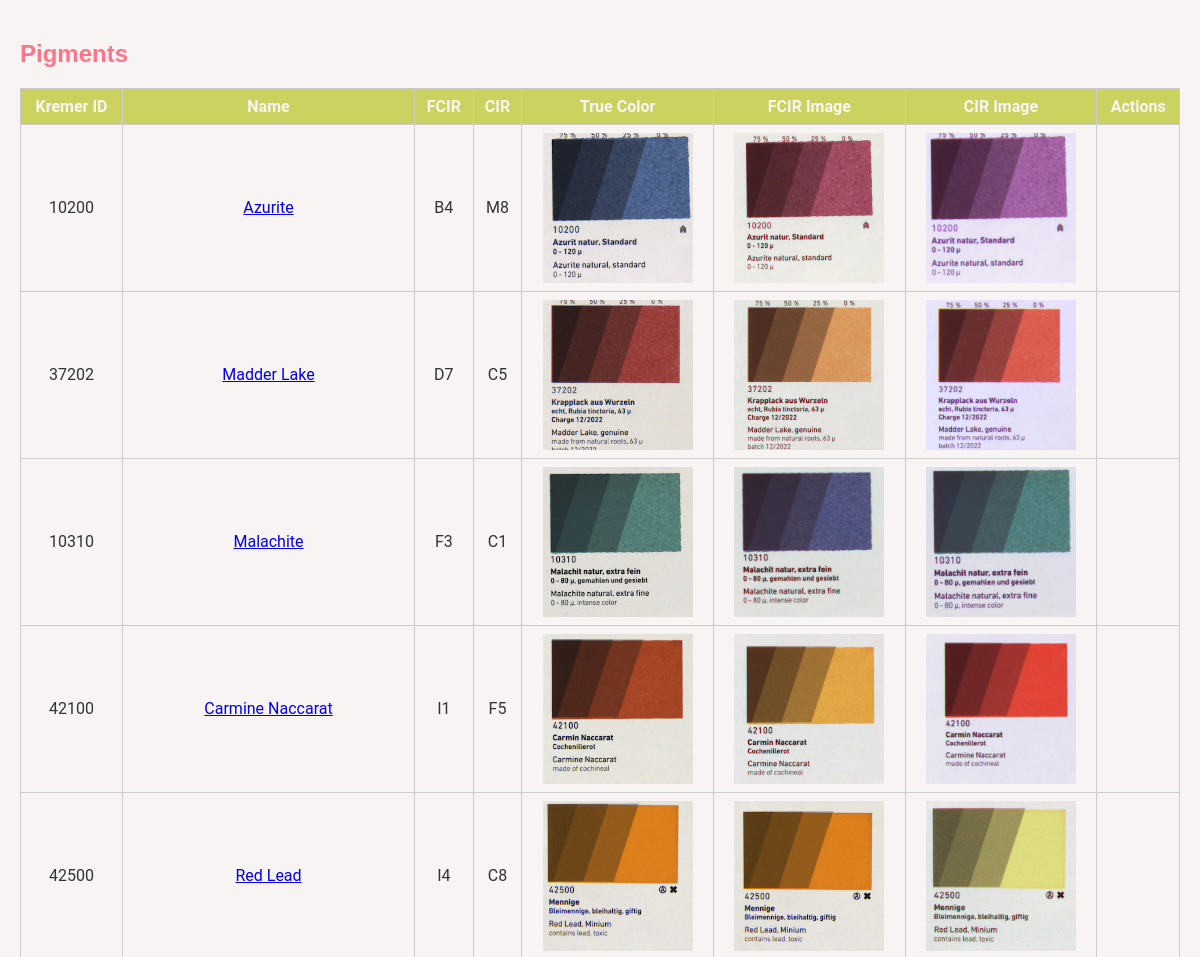
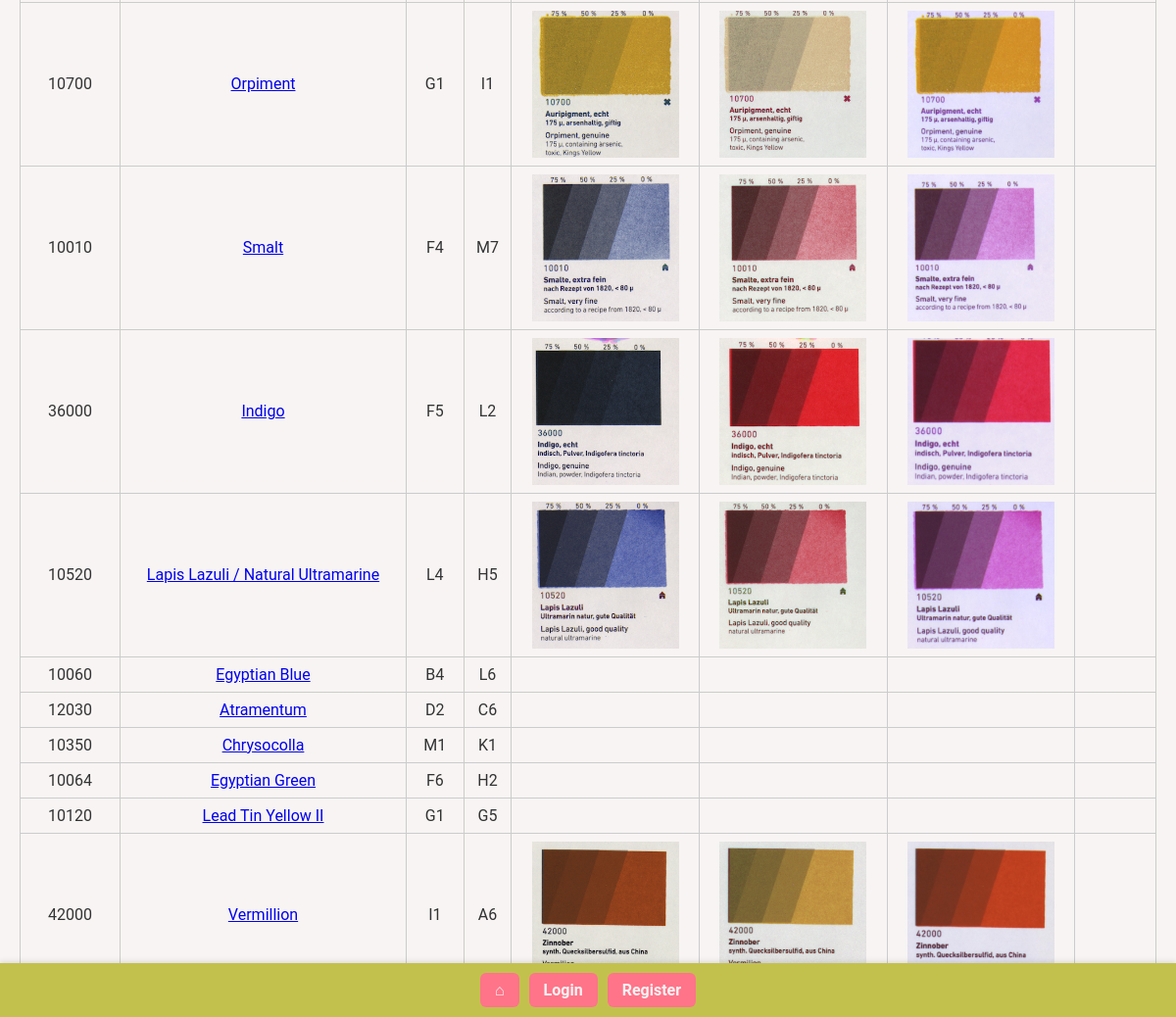
/view, run on the app's committed database (2 pictures, top to bottom).
### app.py (models this page shows)
class Pigment(db.Model):
    id = db.Column(db.Integer, primary_key=True)
    kremer_id = db.Column(db.String(50), nullable=True)
    pigment_name = db.Column(db.String(100), nullable=False)
    fcir = db.Column(db.String(100), nullable=False)
    cir = db.Column(db.String(100), nullable=False)
    image_truecolor = db.Column(db.String(100), nullable=True)
    image_fcir = db.Column(db.String(100), nullable=True)
    image_cir = db.Column(db.String(100), nullable=True)
    position = db.Column(db.Integer, default=0)

### app.py (the view)
@app.route('/view')
def view():
    pigments = Pigment.query.order_by(Pigment.position).all()
    saved_ids = []
    if current_user.is_authenticated:
        saved_ids = [p.id for p in current_user.saved_pigments]
    return render_template('view.html', pigments=pigments, saved_ids=saved_ids)

### templates/view.html (shortened to what this page needs)
<!DOCTYPE html>
<html lang="en">
<head>
  <link rel="stylesheet" href="{{ url_for('static', filename='style.css') }}">
</head>
<body>
  <h2>Pigments</h2>
  <table class="pigment-table">
    <thead>
      <tr>
        <th>Kremer ID</th>
        <th>Name</th>
        <th>FCIR</th>
        <th>CIR</th>
        <th>True Color</th>
        <th>FCIR Image</th>
        <th>CIR Image</th>
        <th>Actions</th>
      </tr>
    </thead>
    <tbody>
      {% for pigment in pigments %}
      <tr>
        <td>{{ pigment.kremer_id }}</td>
        <td>
          <a href="{{ url_for('view_one', pid=pigment.id) }}">{{ pigment.pigment_name }}</a>
        </td>
        <td>{{ pigment.fcir }}</td>
        <td>{{ pigment.cir }}</td>
        <td>
          {% if pigment.image_truecolor %}
            <img src="{{ url_for('static', filename='uploads/' ~ pigment.image_truecolor) }}" alt="True Color">
          {% endif %}
        </td>
        <td>
          {% if pigment.image_fcir %}
            <img src="{{ url_for('static', filename='uploads/' ~ pigment.image_fcir) }}" alt="FCIR">
          {% endif %}
        </td>
        <td>
          {% if pigment.image_cir %}
            <img src="{{ url_for('static', filename='uploads/' ~ pigment.image_cir) }}" alt="CIR">
          {% endif %}
        </td>
        <td class="actions">
        </td>
      </tr>
      {% endfor %}
    </tbody>
  </table>
  <div class="navbar-b">
    <a href="{{ url_for('home') }}">⌂</a>
    {% if current_user.is_authenticated %}
      <a href="{{ url_for('profile') }}">Profile</a>
      {% if current_user.is_admin %}
        <a href="{{ url_for('add') }}">Add Pigment</a>
        <a href="{{ url_for('admin_users') }}">All Users</a>
      {% endif %}
      <a href="{{ url_for('logout') }}">Logout</a>
    {% else %}
      <a href="{{ url_for('login') }}">Login</a>
      <a href="{{ url_for('register') }}">Register</a>
    {% endif %}
  </div>
</body>
</html>

### static/style.css (style rules this page uses)
body { font-family: 'Roboto', sans-serif; background-color: #F7F4F3; color: #333; margin: 0; padding: 20px; }
h1, h2, h3 { font-family: 'Poppins', sans-serif; color: #ff7489; }
.navbar-b { position: fixed; bottom: 0; left: 0; width: 100%; background-color: #c3c14d; color: #F7F4F3; display: flex; justify-content: center; padding: 10px 0; z-index: 1000; box-shadow: 0 -2px 5px rgba(0,0,0,0.1); }
.navbar-b a { text-decoration: none; color: #F7F4F3; font-weight: 600; padding: 8px 15px; margin: 0 5px; border-radius: 6px; background-color: #ff7489; transition: background-color 0.3s; }
.pigment-table { width: 100%; border-collapse: collapse; margin-top: 15px; }
.pigment-table th, .pigment-table td { border: 1px solid #ccc; padding: 8px; text-align: center; vertical-align: middle; }
.pigment-table th { background-color: #CCD260; color: #F7F4F3; }
.pigment-table tr:nth-child(even) { background-color: #F7F4F3; }
.saved-pigments img, .pigment-table img, .edit-form img, .pigment img { width: 150px; height: 150px; object-fit: cover; display: block; margin: 0 auto; }

### data on the page
Pigment: kremer_id "10200", pigment_name "Azurite", fcir "B4", cir "M8", image_truecolor (picture), image_fcir (picture), image_cir (picture)
Pigment: kremer_id "37202", pigment_name "Madder Lake", fcir "D7", cir "C5", image_truecolor (picture), image_fcir (picture), image_cir (picture)
Pigment: kremer_id "10310", pigment_name "Malachite", fcir "F3", cir "C1", image_truecolor (picture), image_fcir (picture), image_cir (picture)
Pigment: kremer_id "42100", pigment_name "Carmine Naccarat", fcir "I1", cir "F5", image_truecolor (picture), image_fcir (picture), image_cir (picture)
Pigment: kremer_id "42500", pigment_name "Red Lead", fcir "I4", cir "C8", image_truecolor (picture), image_fcir (picture), image_cir (picture)
Pigment: kremer_id "10700", pigment_name "Orpiment", fcir "G1", cir "I1", image_truecolor (picture), image_fcir (picture), image_cir (picture)
Pigment: kremer_id "10010", pigment_name "Smalt", fcir "F4", cir "M7", image_truecolor (picture), image_fcir (picture), image_cir (picture)
Pigment: kremer_id "36000", pigment_name "Indigo", fcir "F5", cir "L2", image_truecolor (picture), image_fcir (picture), image_cir (picture)
Pigment: kremer_id "10520", pigment_name "Lapis Lazuli / Natural Ultramarine", fcir "L4", cir "H5", image_truecolor (picture), image_fcir (picture), image_cir (picture)
Pigment: kremer_id "10060", pigment_name "Egyptian Blue", fcir "B4", cir "L6"
Pigment: kremer_id "12030", pigment_name "Atramentum", fcir "D2", cir "C6"
Pigment: kremer_id "10350", pigment_name "Chrysocolla", fcir "M1", cir "K1"
Pigment: kremer_id "10064", pigment_name "Egyptian Green", fcir "F6", cir "H2"
Pigment: kremer_id "10120", pigment_name "Lead Tin Yellow II", fcir "G1", cir "G5"
Pigment: kremer_id "42000", pigment_name "Vermillion", fcir "I1", cir "A6", image_truecolor (picture), image_fcir (picture), image_cir (picture)
